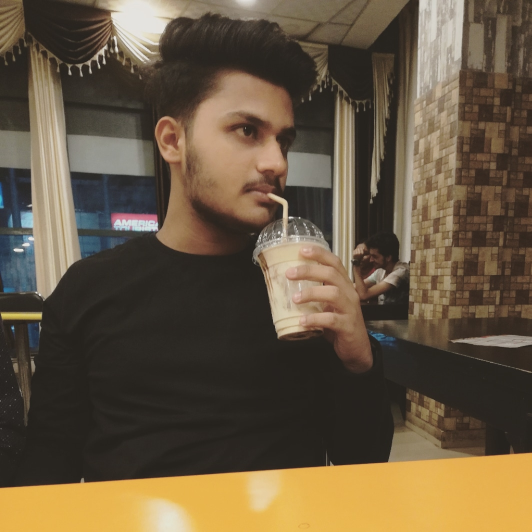
#> input picture Basic Function in openCV/Abhinav2.jpg, 1063 x 1063 px (shown at 1/2 size)
$ python facedetection.py
#> lines starting #> are read from the running program, lines starting #| are printed output that depends on the picture; after the words box and inside, x2 and y2 are one past the last pixel; in counts of white or black regions, pixels touching at a corner belong together
import cv2
import numpy as np

path = 'Abhinav2.jpg'

# Importing the cascade xmlfile

faceCascade = cv2.CascadeClassifier("haarcascade_frontalface_default.xml")

# Importing the image and converting it into grayimage

img = cv2.imread(path)
#> img is the input picture: shape (1063, 1063, 3); mean B, G, R 65.4, 87.3, 102.5
#img = cv2.resize(img, (600,600))
imgGray = cv2.cvtColor(img, cv2.COLOR_BGR2GRAY)
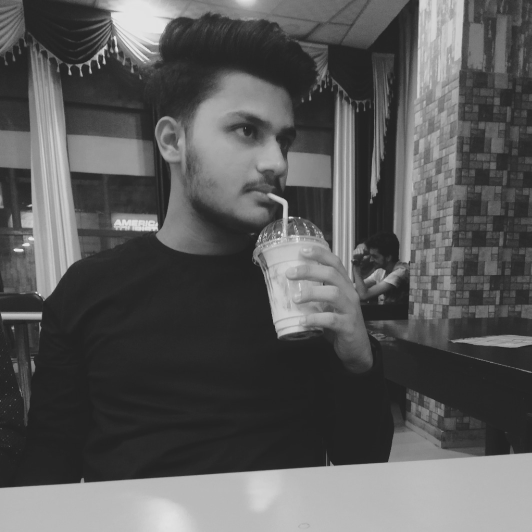
#> imgGray: shape (1063, 1063) (shown at 1/2 size); min 28, max 236, mean 89.3

# Detecting the faces using cascade files and iterating overall faces find

faces = faceCascade.detectMultiScale(imgGray, 1.1, 4)
#> faces = [[830, 785, 71, 71], [383, 149, 317, 317]]

for (x, y , w, h) in faces:
    cv2.rectangle(img, (x,y), (x+w, y+h), (255,0,0), 2)
#> this loop made 2 passes
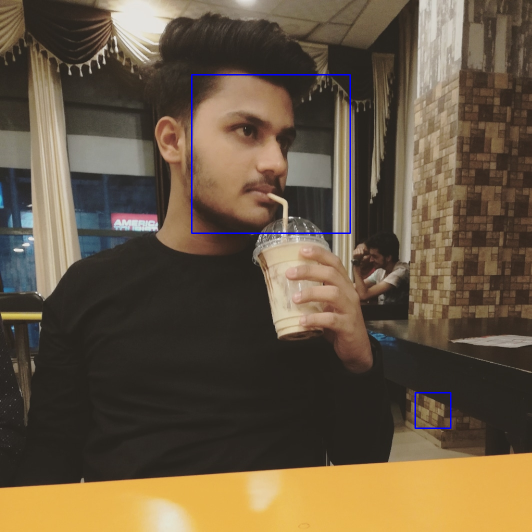
#> img: shape (1063, 1063, 3) (shown at 1/2 size); 0.41% of pixels changed, all inside (x1, y1, x2, y2) = (382, 148, 903, 858)

#Visualising the result

cv2.imshow("Image", img)
cv2.waitKey(0)
